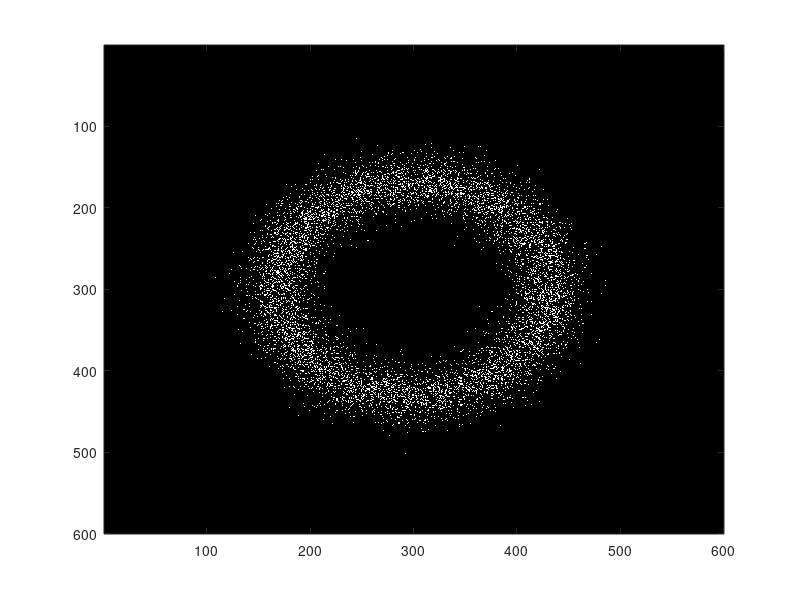

Write MATLAB code to recreate this figure. (Note: this script raises an error after producing the figure.)
%% Without Icing
% see below for notes

N = 600;
M = zeros(N,N);

x_center = 300; y_center = 300;

for row = 1:N
    for col = 1:N
        r = sqrt( (row - x_center)^2 + (col - y_center)^2 );
        if r > (130 - 20*randn(1,1)) & r < (130 + 20*randn(1,1))
            M(row,col) = 2;
        end
    end
end


figure(5)
colormap(gray(2))
image(M)
truesize

%% With Icing

% cell array with available icings
icings = {'lime','raspberry','orange','none'};
% Format your question for the user
question = ['\nWhat kind of icing would you like?\n',...
            '(We have lime, raspberry, orange or, ',...
            'if you would like it plain, say none.)\n\n'];
% Ask the user what color the would like, and put their answer
% in a string.
user_color = lower(input(question, 's'));

% change the icing color depending on their answer
if sum(strcmpi(icings, user_color)) == 0 % checks if the answer is in the 
                                     % available icings
    disp(['Sorry we don''t have that. Please pick something else'])
    user_color = lower(input(question, 's')); % ask them again

% if they didn't pick anything, give them raspberry
elseif isempty(user_color) 
    icing_color = [0.6,0.2,1];
% if we have the icing, change the third level of the color map     
elseif  sum(strcmpi(icings, user_color)) > 0
    switch user_color
        case 'lime'
            icing_color = [0.5,1,0];
        case 'raspberry'
            icing_color = [0.6,0.2,1];
        case 'orange'
            icing_color = [1,0.5,0];
        case 'none'
            icing_color = [1,1,1];
    end
end

icing_map = [0,0,0;... % make the icing map with three levels
            1,1,1;...
            icing_color];
N = 600;
M = zeros(N,N); % make an zeros matrix

x_center = 300; y_center = 300; % center of your donut

for row = 1:N
    for col = 1:N
        % the distance from the center of the donut
        r = sqrt( (row - x_center)^2 + (col - y_center)^2 ); 
        
        % this is what makes it noisy
        if r > (130 - 20*randn(1,1)) & r < (130 + 20*randn(1,1))
            M(row,col) = 2;
            
        % make the icing color the third level of the color map 
        elseif r > (130 - 10*randn(1,1)) & r < (130 + 10*randn(1,1))
            M(row,col) = 3;
        end
        
    end
end


figure(5)
colormap(icing_map)
image(M)
truesize

